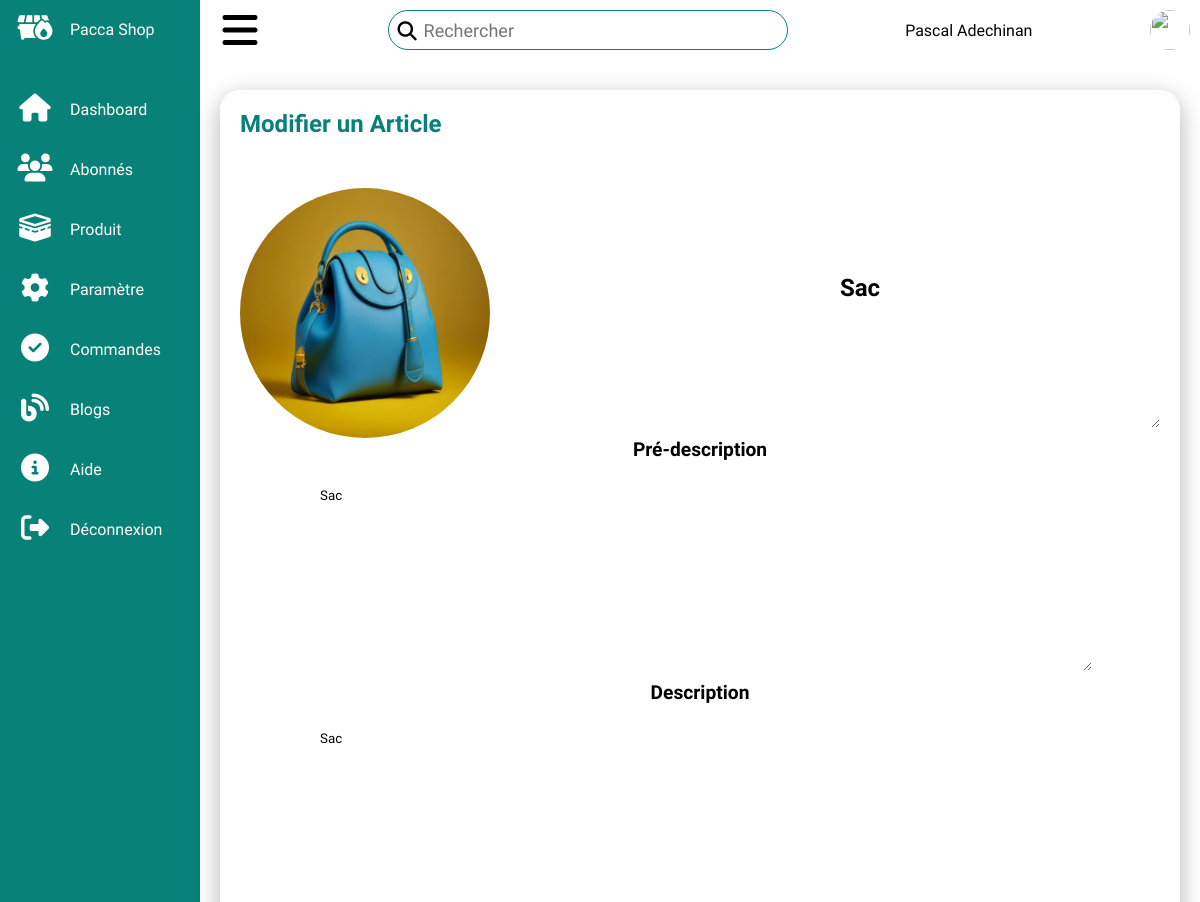
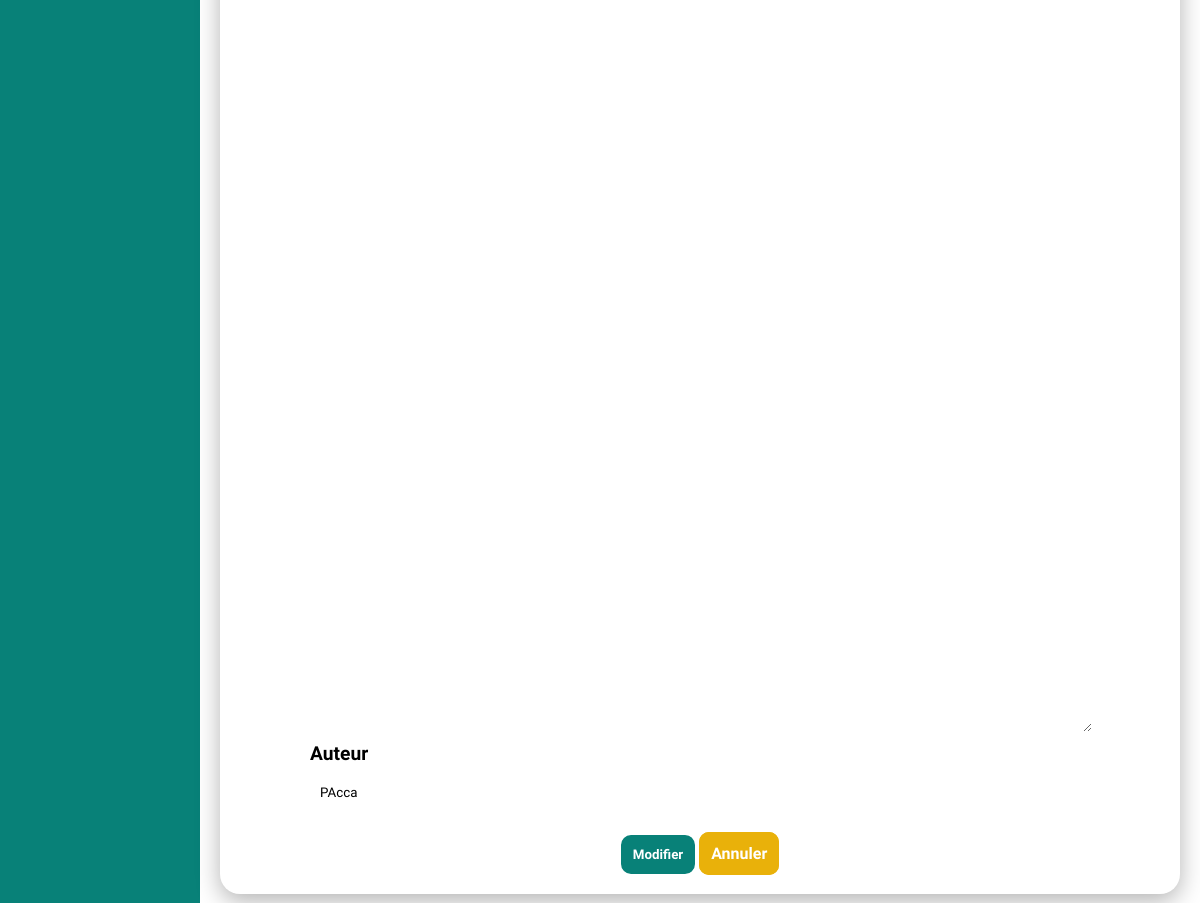
The page /admin/admin_update_blog.php?modifiedblog_id=5 (signed in) on the database its author committed (2 pictures, top to bottom).
### tables this page shows
CREATE TABLE `blog` (
  `blog_id` int(11) NOT NULL,
  `blog_title` varchar(255) NOT NULL,
  `blog_predesc` varchar(800) NOT NULL,
  `blog_description` varchar(5000) NOT NULL,
  `blog_image` varchar(255) NOT NULL,
  `blog_date` timestamp NOT NULL DEFAULT current_timestamp() ON UPDATE current_timestamp(),
  `blog_author` varchar(255) NOT NULL
);

### admin/admin_update_blog.php (the view, shortened to what this page needs)
<?php include "admin_base.php";
if(isset($_GET['modifiedblog_id'])) {
    global $con;
    $blog_id = $_GET['modifiedblog_id'];
    $select_query = "Select * from `blog` where blog_id=$blog_id";
    $result_select = mysqli_query($con, $select_query);
    $row = mysqli_fetch_assoc($result_select);
    $blog_title = $row['blog_title'];
    $blog_pre_desc = $row['blog_predesc'];
    $blog_description = $row['blog_description'];
    $blog_image = $row['blog_image'];
    $blog_author = $row['blog_author'];
}
?>
<div style="display: block;" class="product">
    <div class="add-product update-blog">
        <div class="cardHeader">
            <h2>Modifier un Article</h2>
        </div>
        <form action="" method="post" enctype="multipart/form-data">
            <div class="view">
                <div class="part1">
                    <img src="<?= $blog_image ?>" alt="" width="250" height="250" style="border-radius: 50%">
                    <textarea class="form-groupe" type="text" name="blog_title" cols="60" rows="3" id="blog_title" ><?= $blog_title ?></textarea>
                </div>
                <label for="blog_pre_desc">Pré-description</label>
                <textarea style="line-height: 30px; border: none;"  class="form-groupe" type="text" name="blog_pre_desc" id="blog_pre_desc" cols="100" rows="6" ><?= $blog_pre_desc ?></textarea>
                <label for="blog_description">Description</label>
                <textarea style="line-height: 30px; border: none;" class="form-groupe" type="text" name="blog_description" id="blog_description" cols="100" rows="30"><?= $blog_description ?></textarea>
                <div class="author">
                    <label for="blog_author">Auteur</label>
                    <input class="form-groupe" type="text" name="blog_author" id="blog_author" value="<?= $blog_author ?>" required="required">
                </div>
            </div>
           <input class="button-signup" type="submit" value="Modifier" name="update_blog">
           <a href="admin_view_blog.php" class="button-cancel">Annuler</a>
        </form>
    </div>
</div>
<?php include "admin_base_footer.php"; ?>

### css/admin.css (style rules this page uses)
* { margin: 0; padding: 0; box-sizing: border-box; font-family: "Spartan", sans-serif; }
:root { --blue: #2a2185; --vert: #088178; --vert2: #0d1a19; --white: #fff; --gray: #f5f5f5; --black1: #222; --black2: #999; }
body { min-height: 100vh; overflow-x: hidden; }
.cardHeader h2 { font-weight: 600; color: var(--vert); }
.product { position: relative; width: 100%; padding: 20px; display: grid; grid-template-columns: 2fr 2fr; grid-gap: 30px; margin-top: 10px; }
.product .add-product { position: relative; display: grid; min-height: 500px; background: var(--white); padding: 20px; box-shadow: 0 7px 25px rgba(0, 0, 0, 0.3); border-radius: 20px; }
.product .cardHeader { display: flex; justify-content: space-between; align-items: flex-start; }
.product form { width: 100%; margin-top: 50px; }
.product .form-groupe { padding: 10px; margin: 10px 0 10px 6px; width: 85%; border: 1px solid #a2cbc7; border-radius: 5px; display: flex; }
.button-signup { padding: 10px; background-color: #088178; border: 2px solid #088178; color: #fff; border-radius: 10px; font-weight: 600; margin-top: 15px; cursor: pointer; transition: 0.2s; }
.button-cancel { padding: 10px; background-color: #e9b10a; border: 2px solid #e9b10a; color: #fff; text-decoration: none; border-radius: 10px; font-weight: 600; margin-top: 10px; cursor: pointer; transition: 0.2s; }
.update-blog { text-align: center; }
.update-blog form label { font-size: 1.2rem; font-weight: 600; }
.update-blog form .view input, .update-blog form .view textarea { margin-left: 70px; border: none; }
.update-blog form .view .part1 { display: flex; }
.update-blog form .view .part1 textarea { line-height: 40px; padding-top: 70px; font-size: 1.5rem; font-weight: 600; text-align: center; }
.update-blog form .view .author { text-align: start; }
.update-blog form .view .author label { margin-left: 70px; }

### rows shown on the page
blog: blog_image (picture), blog_title "Sac", blog_pre_desc "Sac", blog_description "Sac", blog_author "PAcca"

### other values the page prints
$_SESSION['admin']['fname'] "Pascal"
$_SESSION['admin']['lname'] "Adechinan"
